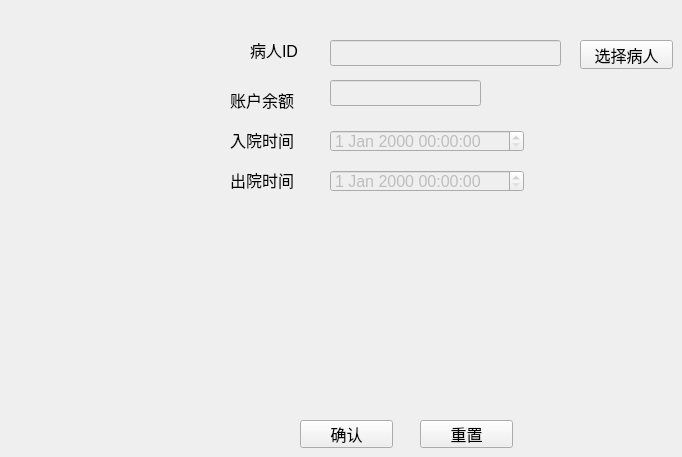
      <widget class="QWidget" name="tab_7">
       <property name="styleSheet">
        <string notr="true">#tab_7{
border-image:url(:/new/prefix1/test.jpg);
}</string>
       </property>
       <attribute name="title">
        <string>病人出院</string>
       </attribute>
       <widget class="QLabel" name="PATIENT_10">
        <property name="geometry">
         <rect>
          <x>250</x>
          <y>40</y>
          <width>60</width>
          <height>20</height>
         </rect>
        </property>
        <property name="font">
         <font>
          <pointsize>12</pointsize>
         </font>
        </property>
        <property name="text">
         <string>病人ID</string>
        </property>
       </widget>
       <widget class="QLineEdit" name="LINE_PATIENT_7">
        <property name="enabled">
         <bool>false</bool>
        </property>
        <property name="geometry">
         <rect>
          <x>330</x>
          <y>40</y>
          <width>231</width>
          <height>26</height>
         </rect>
        </property>
        <property name="font">
         <font>
          <pointsize>12</pointsize>
         </font>
        </property>
       </widget>
       <widget class="QPushButton" name="select_patient_7">
        <property name="geometry">
         <rect>
          <x>580</x>
          <y>40</y>
          <width>93</width>
          <height>29</height>
         </rect>
        </property>
        <property name="font">
         <font>
          <pointsize>12</pointsize>
         </font>
        </property>
        <property name="text">
         <string>选择病人</string>
        </property>
       </widget>
       <widget class="QLabel" name="PATIENT_11">
        <property name="geometry">
         <rect>
          <x>230</x>
          <y>90</y>
          <width>80</width>
          <height>20</height>
         </rect>
        </property>
        <property name="font">
         <font>
          <pointsize>12</pointsize>
         </font>
        </property>
        <property name="text">
         <string>账户余额</string>
        </property>
       </widget>
       <widget class="QLineEdit" name="LINE_ACCOUNT_7">
        <property name="enabled">
         <bool>false</bool>
        </property>
        <property name="geometry">
         <rect>
          <x>330</x>
          <y>80</y>
          <width>151</width>
          <height>26</height>
         </rect>
        </property>
        <property name="font">
         <font>
          <pointsize>12</pointsize>
         </font>
        </property>
       </widget>
       <widget class="QPushButton" name="leave_hospital">
        <property name="geometry">
         <rect>
          <x>300</x>
          <y>420</y>
          <width>93</width>
          <height>28</height>
         </rect>
        </property>
        <property name="font">
         <font>
          <pointsize>12</pointsize>
         </font>
        </property>
        <property name="text">
         <string>确认</string>
        </property>
       </widget>
       <widget class="QLabel" name="PATIENT_13">
        <property name="geometry">
         <rect>
          <x>230</x>
          <y>130</y>
          <width>80</width>
          <height>20</height>
         </rect>
        </property>
        <property name="font">
         <font>
          <pointsize>12</pointsize>
         </font>
        </property>
        <property name="text">
         <string>入院时间</string>
        </property>
       </widget>
       <widget class="QLabel" name="PATIENT_14">
        <property name="geometry">
         <rect>
          <x>230</x>
          <y>170</y>
          <width>80</width>
          <height>20</height>
         </rect>
        </property>
        <property name="font">
         <font>
          <pointsize>12</pointsize>
         </font>
        </property>
        <property name="text">
         <string>出院时间</string>
        </property>
       </widget>
       <widget class="QDateTimeEdit" name="START_TIME">
        <property name="enabled">
         <bool>false</bool>
        </property>
        <property name="geometry">
         <rect>
          <x>330</x>
          <y>130</y>
          <width>194</width>
          <height>22</height>
         </rect>
        </property>
        <property name="font">
         <font>
          <pointsize>12</pointsize>
         </font>
        </property>
       </widget>
       <widget class="QDateTimeEdit" name="LEAVE_TIME">
        <property name="enabled">
         <bool>false</bool>
        </property>
        <property name="geometry">
         <rect>
          <x>330</x>
          <y>170</y>
          <width>194</width>
          <height>22</height>
         </rect>
        </property>
        <property name="font">
         <font>
          <pointsize>12</pointsize>
         </font>
        </property>
       </widget>
       <widget class="QPushButton" name="leave_hospital_2">
        <property name="geometry">
         <rect>
          <x>420</x>
          <y>420</y>
          <width>93</width>
          <height>28</height>
         </rect>
        </property>
        <property name="font">
         <font>
          <pointsize>12</pointsize>
         </font>
        </property>
        <property name="text">
         <string>重置</string>
        </property>
       </widget>
      </widget>
